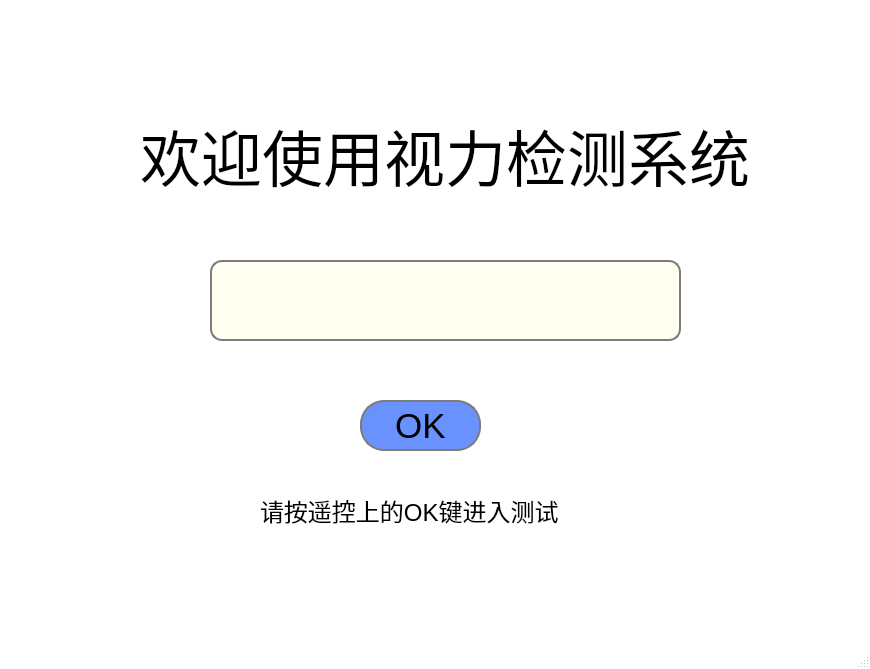
<?xml version="1.0" encoding="UTF-8"?>
<ui version="4.0">
 <class>MainWindow</class>
 <widget class="QMainWindow" name="MainWindow">
  <property name="geometry">
   <rect>
    <x>0</x>
    <y>0</y>
    <width>870</width>
    <height>669</height>
   </rect>
  </property>
  <property name="windowTitle">
   <string>Login</string>
  </property>
  <property name="windowIcon">
   <iconset>
    <normaloff>images/login_user.png</normaloff>images/login_user.png</iconset>
  </property>
  <property name="styleSheet">
   <string notr="true">QMainWindow{
	background-color: rgb(255, 255, 255);
	border-image: url(:/new/prefix1/back.jpg);
}
 
QLineEdit{
 
	border:2px solid#7b7b7b;
	border-radius:12px;
	background-color:#fffef0
}
 
QPushButton{
	border:2px solid#7b7b7b;
	border-radius:24px;
	background-color:#6a92ff;
	font: 75 26pt &quot;Arial&quot;;
}
 
QPushButton:hover{
	background-color:#aa92ff
}
QPushButton:pressed{
	background-color:#FF90ff
}</string>
  </property>
  <widget class="QWidget" name="centralwidget">
   <widget class="QLabel" name="label_welcome">
    <property name="geometry">
     <rect>
      <x>140</x>
      <y>120</y>
      <width>621</width>
      <height>71</height>
     </rect>
    </property>
    <property name="font">
     <font>
      <pointsize>46</pointsize>
     </font>
    </property>
    <property name="text">
     <string>欢迎使用视力检测系统</string>
    </property>
   </widget>
   <widget class="QLineEdit" name="lineEdit_userName">
    <property name="geometry">
     <rect>
      <x>210</x>
      <y>260</y>
      <width>471</width>
      <height>81</height>
     </rect>
    </property>
    <property name="font">
     <font>
      <pointsize>20</pointsize>
     </font>
    </property>
    <property name="inputMask">
     <string notr="true"/>
    </property>
    <property name="text">
     <string/>
    </property>
    <property name="frame">
     <bool>true</bool>
    </property>
   </widget>
   <widget class="QLabel" name="label_logo">
    <property name="geometry">
     <rect>
      <x>160</x>
      <y>30</y>
      <width>541</width>
      <height>51</height>
     </rect>
    </property>
    <property name="text">
     <string/>
    </property>
    <property name="pixmap">
     <pixmap>Test/images/dekang.png</pixmap>
    </property>
    <property name="scaledContents">
     <bool>true</bool>
    </property>
   </widget>
   <widget class="QLabel" name="label_tip">
    <property name="geometry">
     <rect>
      <x>260</x>
      <y>480</y>
      <width>321</width>
      <height>61</height>
     </rect>
    </property>
    <property name="font">
     <font>
      <pointsize>18</pointsize>
     </font>
    </property>
    <property name="text">
     <string>请按遥控上的OK键进入测试</string>
    </property>
   </widget>
   <widget class="QLabel" name="label">
    <property name="geometry">
     <rect>
      <x>130</x>
      <y>20</y>
      <width>611</width>
      <height>51</height>
     </rect>
    </property>
    <property name="text">
     <string/>
    </property>
    <property name="pixmap">
     <pixmap>images/dekang.png</pixmap>
    </property>
    <property name="scaledContents">
     <bool>true</bool>
    </property>
   </widget>
   <widget class="QPushButton" name="pushButton_ok">
    <property name="geometry">
     <rect>
      <x>360</x>
      <y>400</y>
      <width>121</width>
      <height>51</height>
     </rect>
    </property>
    <property name="font">
     <font>
      <family>Arial</family>
      <pointsize>26</pointsize>
      <weight>9</weight>
      <italic>false</italic>
      <bold>false</bold>
     </font>
    </property>
    <property name="text">
     <string>OK</string>
    </property>
   </widget>
  </widget>
  <widget class="QStatusBar" name="statusbar"/>
 </widget>
 <resources/>
 <connections/>
</ui>
